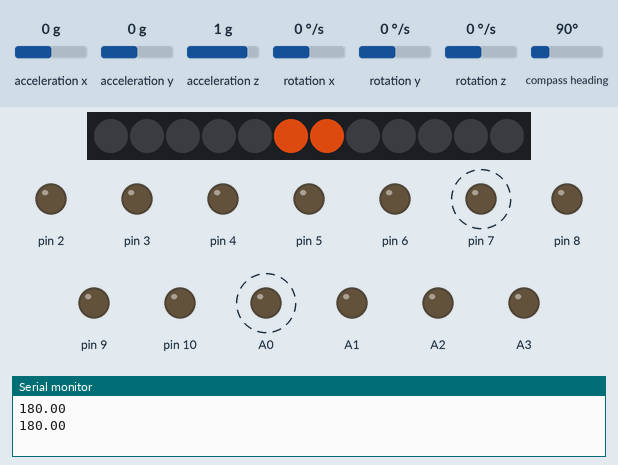
Bench run of a sketch on a simulated Arduino Uno, built with avr-gcc and run on an emulated ATmega328P. Parts: 12 RGB LEDs in strip order, left to right, output pins drawn as LEDs (lit = HIGH), the last lines printed to the serial monitor. Dashed ring = blinking. The inputs (shaded band) are chosen by the test bench; at power-on: compass heading 90°, acceleration x 0 g, acceleration y 0 g, acceleration z 1 g, rotation x 0 °/s, rotation y 0 °/s, rotation z 0 °/s. Dim RGB values are drawn brighter than linear.

Above: at 5.68 s.
6.1 s: compass heading set to 77°
At 6.44 s:
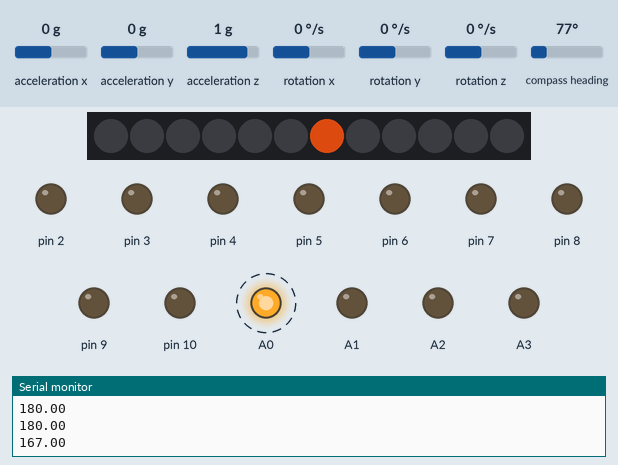
8.3 s: compass heading set to 7°
At 8.45 s:
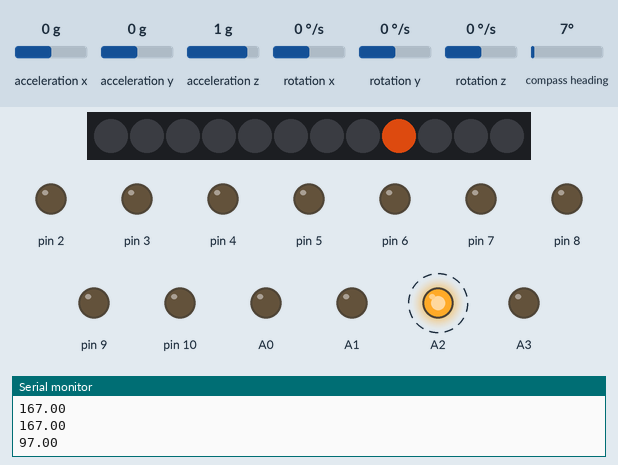
11.3 s: compass heading set to 27°
12.8 s: compass heading set to 34°
At 12.98 s:
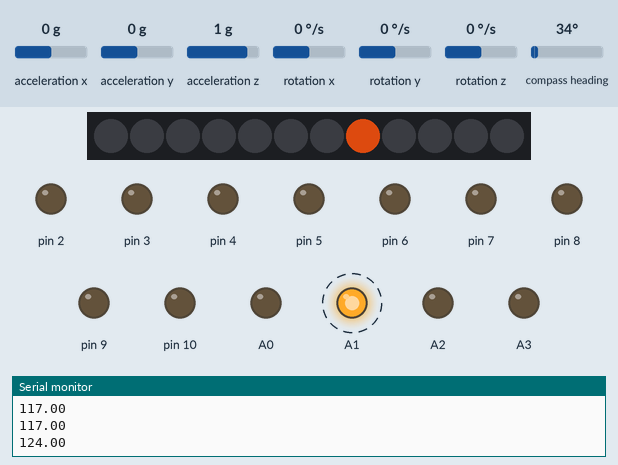
15.8 s: compass heading set to 180°
At 16.0 s:
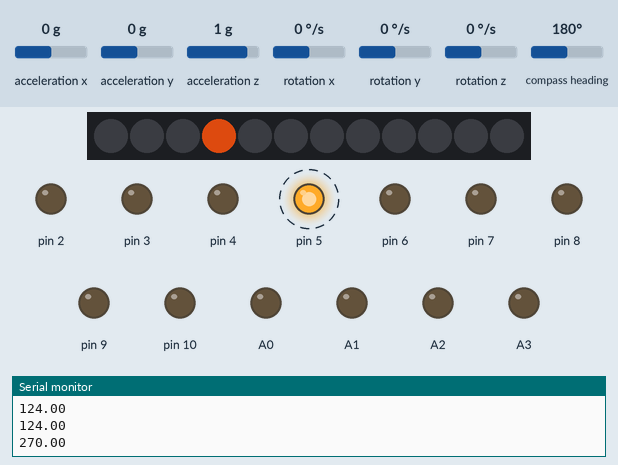
18.8 s: compass heading set to 185°
At 19.02 s:
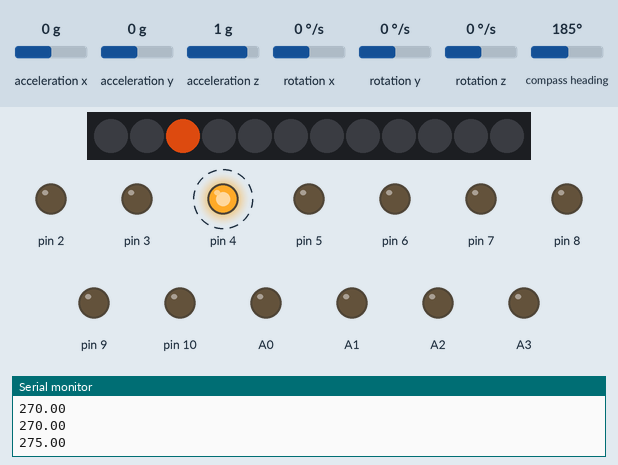
Timing chart, 0 to 22.8 s (numbered marks = the images above; inputs shaded):
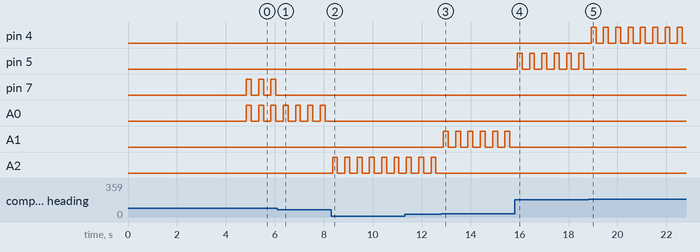

The sketch:

direction2.ino
```cpp
#include <Wire.h>
#include <LSM303.h>
#include <Adafruit_NeoPixel.h>
#include <avr/power.h>

#define PIN            12
#define NUMPIXELS      12

LSM303 compass;
float head;

Adafruit_NeoPixel pixels = Adafruit_NeoPixel(NUMPIXELS, PIN, NEO_GRB + NEO_KHZ800);

// もうPololu LSM303Dは廃盤なので他のセンサを探す
void setup() {
    Serial.begin(9600);
    Wire.begin();
    compass.init();
    compass.enableDefault();
    compass.m_min = (LSM303::vector<int16_t>){-32767, -32767, -32767};
    compass.m_max = (LSM303::vector<int16_t>){+32767, +32767, +32767};

    pixels.begin();

    for(int i=2;i<=10;i++){
        pinMode(i, OUTPUT);
    }
    pinMode(A0, OUTPUT);
    pinMode(A1, OUTPUT);
    pinMode(A2, OUTPUT);
    pinMode(A3, OUTPUT);

    for(int h = 0; h < 2; h++){
        for(int i = 0; i < NUMPIXELS; i++){
            pixels.setPixelColor(i, pixels.Color(150, 50, 10)); // Moderately bright green color.
            pixels.show(); // This sends the updated pixel color to the hardware.
            delay(100); // Delay for a period of time (in milliseconds).
        }
        for(int i = 0; i < NUMPIXELS; i++){
            pixels.setPixelColor(i, pixels.Color(0,0,0)); // Moderately bright green color.
            pixels.show(); // This sends the updated pixel color to the hardware.
            delay(100); // Delay for a period of time (in milliseconds).
        }
    }
}

void loop(){
    compass.read();
    head = compass.heading() + 90;
    if(head > 360){
        head = head - 360;
    }

    Serial.println(head);
    if (head > 350 | head <= 10){
        north();
        // for(int i = 0; i < NUMPIXELS; i++){
        //         pixels.setPixelColor(i, pixels.Color(150, 50, 10)); // Moderately bright green color.
        // }
        // pixels.show(); // This sends the updated pixel color to the hardware.
        // delay(150);
    }else if(head > 10 && head <= 30){
        vibe(10, 11);
    }else if(head > 30 && head <= 60){
        vibe(9, 10);
    }else if(head > 60 && head <= 90){
        vibe(A3, 9);
    }else if(head > 90 && head <= 120){
        vibe(A2, 8);
    }else if(head > 120 && head <= 150){
        vibe(A1, 7);
    }else if(head > 150 && head <= 170){
        vibe(A0, 6);
    }

    else if(head > 170 && head <= 190){
        // vibe(A0, 6);
        // vibe(7, 5);
        digitalWrite(A0, HIGH);
        digitalWrite(7, HIGH);
        pixels.setPixelColor(5, pixels.Color(150, 50, 10)); // Moderately bright green color.
        pixels.setPixelColor(6, pixels.Color(150, 50, 10)); // Moderately bright green color.
        pixels.show(); // This sends the updated pixel color to the hardware.
        delay(200);
        digitalWrite(A0, LOW);
        digitalWrite(7, LOW);
        delay(300);

    }

    else if(head > 190 && head <= 210){
        vibe(7, 5);
    }else if(head > 210 && head <= 240){
        vibe(6, 4);
    }else if(head > 240 && head <= 270){
        vibe(5, 3);
    }else if(head > 270 && head <= 300){
        vibe(4, 2);
    }else if(head > 300 && head <= 330){
        vibe(3, 1);
    }else{
        vibe(2, 0);
    }
    pixels.clear();
    pixels.show();

}
void vibe(int pin, int Lnum){
    digitalWrite(pin, HIGH);
    pixels.setPixelColor(Lnum, pixels.Color(150, 50, 10)); // Moderately bright green color.
    pixels.show(); // This sends the updated pixel color to the hardware.
    delay(200);
    digitalWrite(pin, LOW);
    delay(300);
}

void north(){
    pixels.setPixelColor(0, pixels.Color(150, 50, 10));
    pixels.setPixelColor(11, pixels.Color(150, 50, 10));
    pixels.show();
    digitalWrite(A0, HIGH);
    digitalWrite(7, HIGH);
    delay(200);
    digitalWrite(A0, LOW);
    digitalWrite(7, LOW);
}
```

Measured:
- the behaviour switches between 81 and 80° on compass heading (found by bisection; images 0 and 1)
- the behaviour switches between 30 and 31° on compass heading (found by bisection; images 2 and 3)
- the behaviour switches between 180 and 181° on compass heading (found by bisection; images 4 and 5)
- after the input at 6.1 s, pin 7: stops changing and stays LOW; the LEDs: first differ from a run without the input after 0.24 s (image 1)
- after the input at 8.3 s, A0: stops changing and stays LOW; A2: alternates HIGH for 0.20 s and LOW for 0.30 s, starting after 0.06 s; the LEDs: first differ from a run without the input after 0.06 s (image 2)
- after the input at 12.8 s, A1: alternates HIGH for 0.20 s and LOW for 0.30 s, starting after 0.09 s; A2: stops changing and stays LOW; the LEDs: first differ from a run without the input after 0.09 s (image 3)
- after the input at 15.8 s, pin 5: alternates HIGH for 0.20 s and LOW for 0.30 s, starting after 0.10 s; A1: stops changing and stays LOW; the LEDs: first differ from a run without the input after 0.11 s (image 4)
- after the input at 18.8 s, pin 4: alternates HIGH for 0.20 s and LOW for 0.30 s, starting after 0.12 s; pin 5: stops changing and stays LOW; the LEDs: first differ from a run without the input after 0.13 s (image 5)
